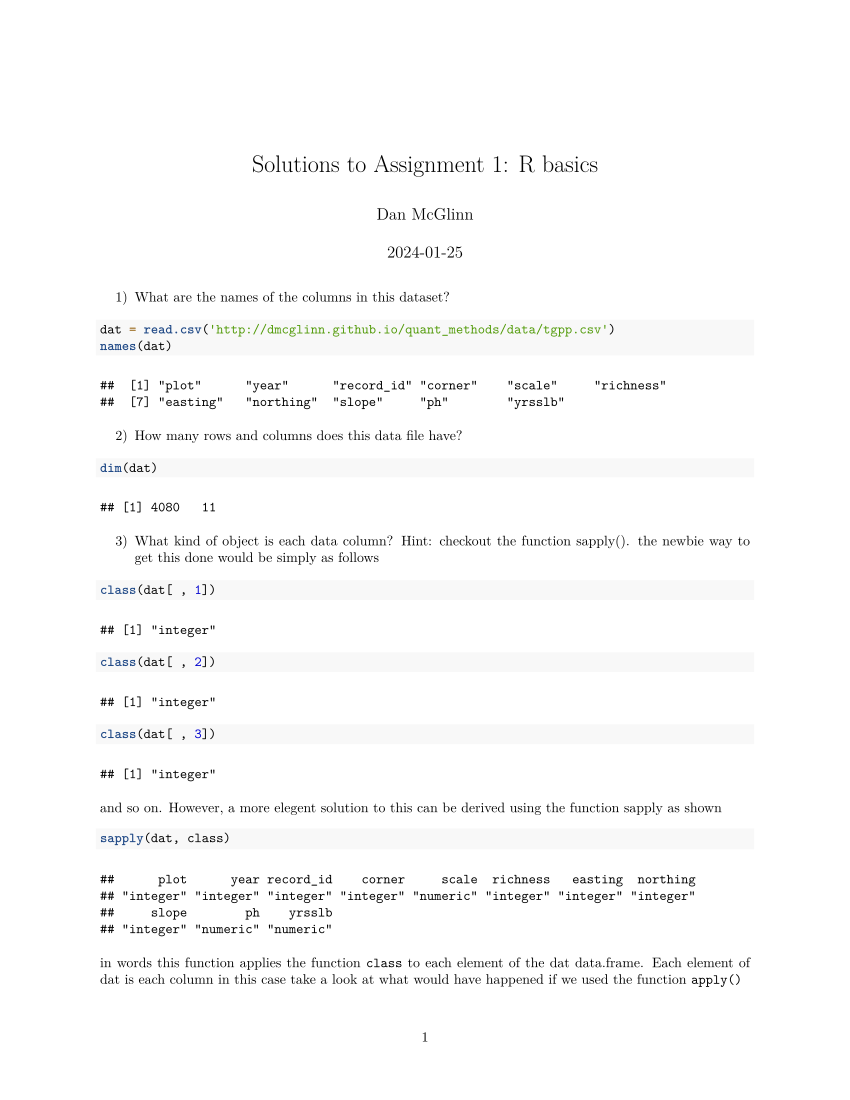

Here is the R script that generated this plot:
#' ---
#' title: "Solutions to Assignment 1: R basics"
#' author: "Dan McGlinn"
#' date: '`r Sys.Date()`'
#' output: pdf_document
#' ---
#' 
#' 
#' 1) What are the names of the columns in this dataset?
  
dat = read.csv('http://dmcglinn.github.io/quant_methods/data/tgpp.csv')
names(dat)


#' 2) How many rows and columns does this data file have?
  
dim(dat)

#' 3) What kind of object is each data column? Hint: checkout the function sapply().

#' the newbie way to get this done would be simply as follows
class(dat[ , 1])
class(dat[ , 2])
class(dat[ , 3])
#' and so on. 
#' However, a more elegent solution to this can be derived using the
#' function sapply as shown
sapply(dat, class)
#' in words this function applies the function `class` to each element
#' of the dat data.frame. Each element of dat is each column in this case
#' take a look at what would have happened if we used the function `apply()`
apply(dat, 2, class)
#' in words this function is doing the exact same thing as the sapply
#' but the wrong answer is returned. This must have something to do with
#' how sapply and apply differ in how they treat the columns as elements
#' which are supplied to the class function

#' 4) What are the values of the the datafile for rows 1, 5, and 8 at columns 3, 
#' 7, and 10

dat[1, 8]
dat[5, 7]
dat[8, 10]

#' 5) Create a pdf of the relationship between the variables "scale" and "richness". 
#' Scale is the area in square meters of the quadrat in which richness was
#' recorded. Be sure to label your axes clearly, and choose a color you find
#' pleasing for the points. 

#png('../figures/scale_vs_rich.png')
plot(richness ~ scale, data=dat)
#dev.off()

#' 6) What happens to your plot when you set the plot argument log equal to 'xy'.
#png('../figures/scale_vs_rich_loglog.png')
plot(richness ~ scale, data=dat, log='xy')
#dev.off()

#' Clearly there is uncertainly around the value of richness at a particular scale.
#' One way to better illustrate this would be to use box and whisker plots to
#' summarize the quantiles of richness for each scale.

#png('../figures/scale_vs_rich_loglog_box.png')
boxplot(log10(richness) ~ log10(scale), data=dat, 
        xlab=expression(log[10]*scale (m^2)), ylab=expression(log[10]*richness))
#dev.off()

#' So that provides a better summary of the uncertainly but is still a little
#' difficult to gauge the geometry or shape of the trend. To accomplish that is is
#' useful to add a line to the average richness at each scale

#png('../figures/scale_vs_rich_loglog_avg.png')
rich_avg = tapply(dat$richness, dat$scale, mean)
scales = as.numeric(names(rich_avg))
plot(log10(scales), log10(rich_avg), lwd=2, col='red', type='o',
     xlab=expression(log[10]*scale (m^2)), ylab=expression(log[10]*richness))
#dev.off()

#' We can see the pattern is concave down in log log space and not linear as
#' expected by a power law relationship for example. This plot is good for
#' assessing curve shape but we don't have any info on uncertainly. Is there a way
#' we can combine both? This may be more difficult then is looks unfortunately.

#png('../figures/scale_vs_rich_loglog_avg_box.png')
#' we'll start with the same plot as just above but use type='n' so 
#' that only the graphic is setup but no data is plotted
plot(log10(scales), log10(rich_avg), type='n', ylim=range(log10(dat$richness), finite=T),
     xlab=expression(log[10]*scale (m^2)), ylab=expression(log[10]*richness))
# then we add the boxplots. The critical new arguments here are "add"
# and "at" where you specify the placement of the boxplots along
# the x-axis. Also note the use of boxwex to scale down the width 
# of the boxplots so they fit better 
boxplot(log10(richness) ~ log10(scale), data=dat, add=T,
        at = log10(scales), boxwex=0.25)
# finally we add the richness averages over the top of the boxplots
lines(log10(scales), log10(rich_avg), lwd=2, col='red', type='o')
#dev.off()

#' Now we have a visual representation that summarizes quite a bit of 
#' information. The box-and-whiskers provide the interquartile range, 
#' the red dots are the averages which nicely show the changes in relative
#' slope between various scales. Clearly we have greater uncertainly in 
#' richness as small scales and richness is accumulated more rapidly at
#' these scales. 
